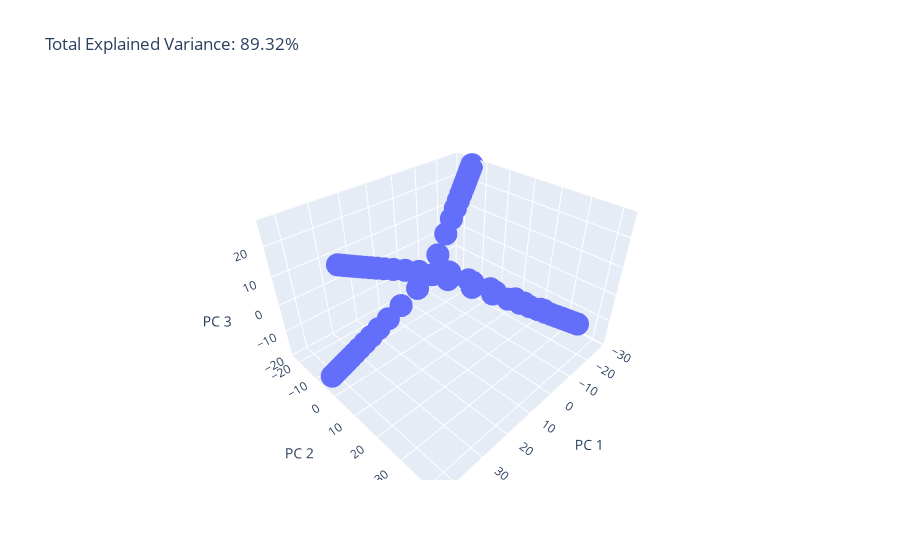

The code cell stored with this chart in its notebook:
### Code cell
alldizi = np.vstack((Xlist,Xaralist12,Xsonaralist12))

X = alldizi

pca = PCA(n_components=3)
components = pca.fit_transform(X)

total_var = pca.explained_variance_ratio_.sum() * 100

fig = px.scatter_3d(
    components, x=0, y=1, z=2,
    title=f'Total Explained Variance: {total_var:.2f}%',
    labels={'0': 'PC 1', '1': 'PC 2', '2': 'PC 3'}
)
fig.show()
